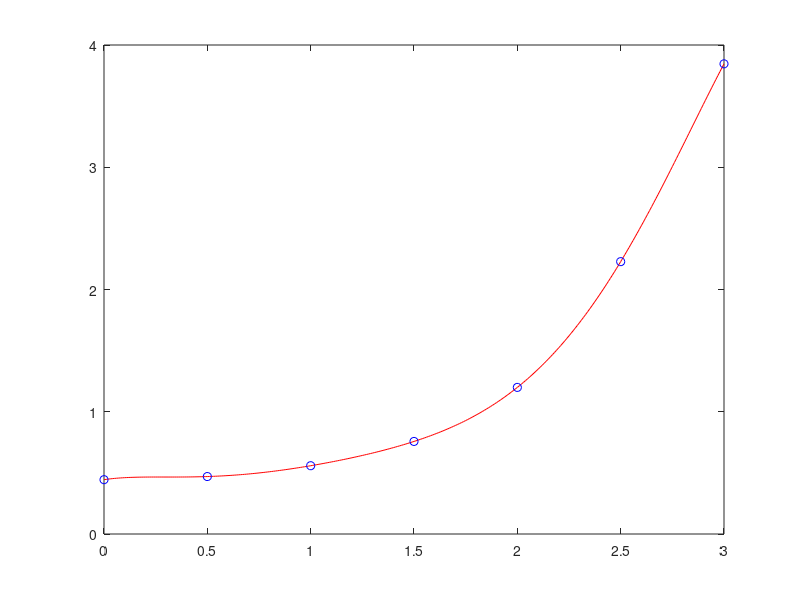

The MATLAB source for this figure:
clc
clear

xi=[0:0.5:3]';
fi=1./(1.25+cos(xi));

H=[xi.^0 xi.^1 xi.^2 xi.^3 xi.^4 xi.^5 xi.^6];
b=fi;
c=H\b;

xx=[0:0.01:3];
yy=c(1)*xx.^0+c(2)*xx.^1+c(3)*xx.^2+c(4)*xx.^3+c(5)*xx.^4+c(6)*xx.^5+c(7)*xx.^6;
plot(xx, yy, 'r', xi, fi, 'bo')